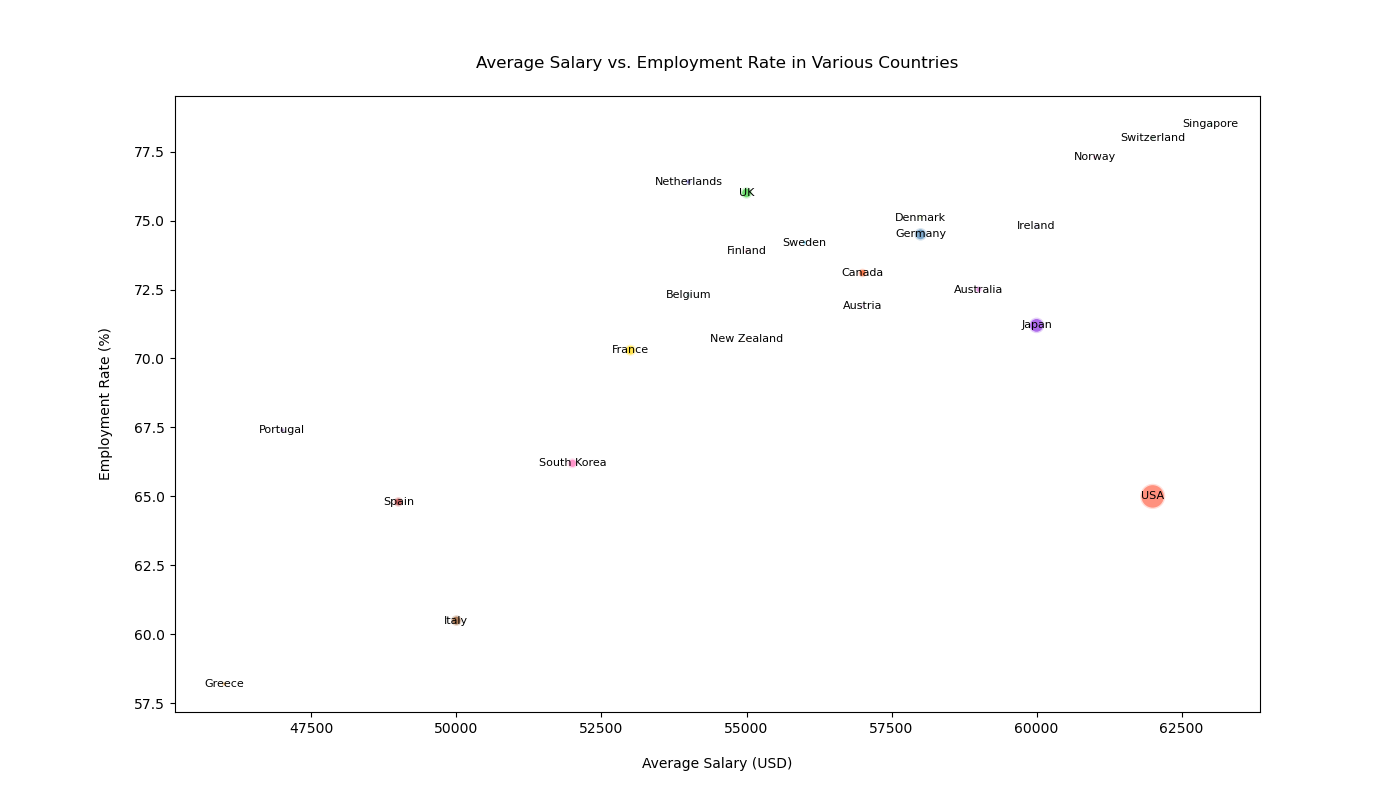

Recreate this plot in Python.

import matplotlib.pyplot as plt

countries = ['USA', 'Germany', 'UK', 'France', 'Japan', 'Canada', 'Australia', 'Switzerland', 'Netherlands', 
             'Sweden', 'Norway', 'Denmark', 'Finland', 'Ireland', 'Singapore', 'New Zealand', 'South Korea', 
             'Spain', 'Italy', 'Belgium', 'Austria', 'Portugal', 'Greece']
average_salary = [62000, 58000, 55000, 53000, 60000, 57000, 59000, 62000, 54000, 56000, 61000, 58000, 55000, 
                  60000, 63000, 55000, 52000, 49000, 50000, 54000, 57000, 47000, 46000]
employment_rate = [65.0, 74.5, 76.0, 70.3, 71.2, 73.1, 72.5, 78.0, 76.4, 74.2, 77.3, 75.1, 73.9, 74.8, 78.5, 
                   70.7, 66.2, 64.8, 60.5, 72.3, 71.9, 67.4, 58.2]
population = [331000000, 83000000, 68000000, 67000000, 126000000, 38000000, 25700000, 8600000, 17400000, 
              10300000, 5400000, 5800000, 5500000, 5000000, 5700000, 5000000, 52000000, 47300000, 59600000, 
              11400000, 8900000, 10200000, 10400000]

bubble_size = [pop / 1000000 for pop in population]

plt.figure(figsize=(14, 8))

plt.scatter(average_salary, employment_rate, s=bubble_size,
            color=['#FF6347', '#4682B4', '#32CD32', '#FFD700', '#8A2BE2', '#FF4500', '#DA70D6', '#2E8B57', 
                   '#6A5ACD', '#00BFFF', '#FF1493', '#ADFF2F', '#DC143C', '#7B68EE', '#00FA9A', '#D2691E', 
                   '#FF69B4', '#B22222', '#8B4513', '#5F9EA0', '#DDA0DD', '#4B0082', '#FF8C00'],
            alpha=0.7, edgecolors='w', linewidth=2)

plt.title('Average Salary vs. Employment Rate in Various Countries', pad=20)
plt.xlabel('Average Salary (USD)', labelpad=15)
plt.ylabel('Employment Rate (%)', labelpad=15)

for i, country in enumerate(countries):
    plt.text(average_salary[i], employment_rate[i], country, ha='center', va='center', fontsize=8)

plt.show()
